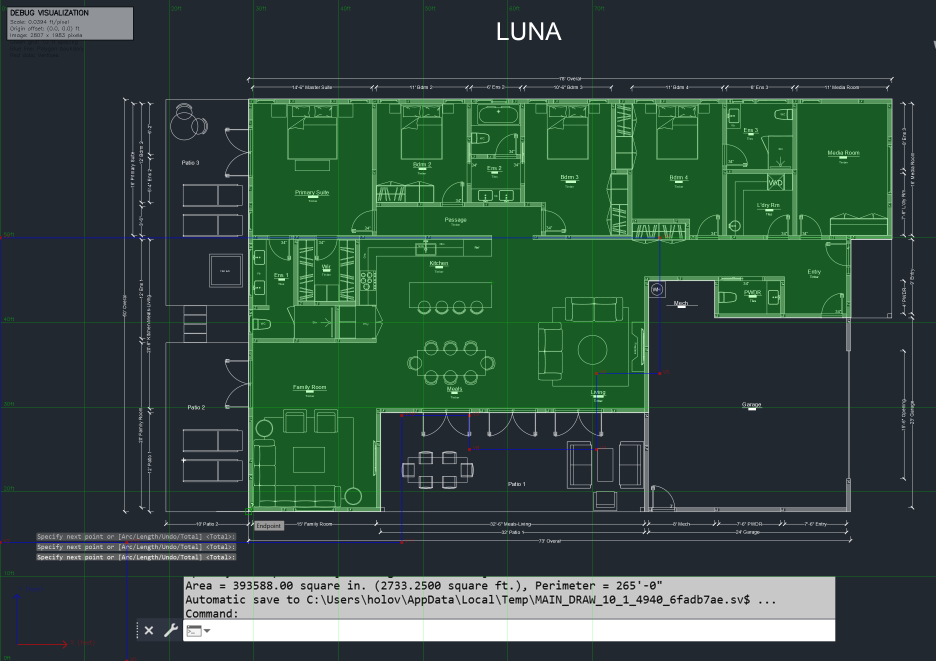
#> input picture luna_debug_visualization.png, 2807 x 1983 px (shown at 1/3 size)
$ python -i boundary_detector.py   (imports and definitions only)
#> lines starting #> are read from the running program, lines starting #| are printed output that depends on the picture; after the words box and inside, x2 and y2 are one past the last pixel; in counts of white or black regions, pixels touching at a corner belong together
### cassette_models.py
"""
Cassette Models for Floor Joist Optimization System
===================================================
Core data structures for cassette-based floor joist placement.
"""

from dataclasses import dataclass, field
from typing import List, Dict, Tuple, Optional, Any
from enum import Enum
import numpy as np
from datetime import datetime


class CassetteSize(Enum):
    """Standard cassette sizes with specifications."""
    # Format: (width, height, area, weight, joist_count, spacing_inches, name)
    CASSETTE_6X6 = (6, 6, 36, 378, 5, 16, "6x6")
    CASSETTE_4X8 = (4, 8, 32, 336, 3, 16, "4x8")
    CASSETTE_8X4 = (8, 4, 32, 336, 5, 16, "8x4")
    CASSETTE_4X6 = (4, 6, 24, 252, 3, 16, "4x6")
    CASSETTE_6X4 = (6, 4, 24, 252, 4, 16, "6x4")
    CASSETTE_4X4 = (4, 4, 16, 168, 3, 16, "4x4")
    # Edge fillers for achieving high coverage
    CASSETTE_2X4 = (2, 4, 8, 84, 2, 16, "2x4")
    CASSETTE_4X2 = (4, 2, 8, 84, 3, 16, "4x2")
    CASSETTE_2X6 = (2, 6, 12, 126, 2, 16, "2x6")
    CASSETTE_6X2 = (6, 2, 12, 126, 4, 16, "6x2")

    # [34 lines left out: functions width, height, area, weight, joist_count, spacing and 1 more, not called in this run]

    def fits_in_space(self, width: float, height: float) -> bool:
        """Check if cassette fits in given space."""
        return self.width <= width and self.height <= height

    def get_dimensions(self) -> Tuple[float, float]:
        """Get dimensions as tuple."""
        return (self.width, self.height)

    # [21 lines left out: functions get_main_cassettes, get_edge_cassettes, not called in this run]


@dataclass
class Point:
    """2D point in floor plan coordinate system."""
    x: float
    y: float

    def __hash__(self):
        return hash((self.x, self.y))

    # [4 lines left out: function __eq__, not called in this run]

    def distance_to(self, other: 'Point') -> float:
        """Calculate Euclidean distance to another point."""
        return np.sqrt((self.x - other.x)**2 + (self.y - other.y)**2)

    def to_tuple(self) -> Tuple[float, float]:
        """Convert to tuple representation."""
        return (self.x, self.y)


@dataclass
class Cassette:
    """Represents a placed cassette in the floor plan."""
    size: CassetteSize
    position: Point
    cassette_id: str
    placement_order: int = 0
    placement_time: Optional[datetime] = None

    # [68 lines left out: functions __post_init__, x, y, width, height, area and 5 more, not called in this run]


@dataclass
class FloorBoundary:
    """Represents the boundary of the indoor living space."""
    points: List[Point]
    bounding_box: Optional[Tuple[float, float, float, float]] = None

    def __post_init__(self):
        """Calculate bounding box."""
        if self.points and not self.bounding_box:
            xs = [p.x for p in self.points]
            ys = [p.y for p in self.points]
            self.bounding_box = (min(xs), min(ys), max(xs), max(ys))

    @property
    def width(self) -> float:
        """Width of bounding box."""
        if self.bounding_box:
            return self.bounding_box[2] - self.bounding_box[0]
        return 0

    @property
    def height(self) -> float:
        """Height of bounding box."""
        if self.bounding_box:
            return self.bounding_box[3] - self.bounding_box[1]
        return 0

    @property
    def area(self) -> float:
        """Approximate area using bounding box."""
        return self.width * self.height

    # [6 lines left out: function contains_point, not called in this run]


@dataclass
class CassetteLayout:
    """Complete cassette layout for a floor plan."""
    floor_boundary: FloorBoundary
    cassettes: List[Cassette] = field(default_factory=list)
    custom_areas: List[Tuple[Point, Point]] = field(default_factory=list)
    metadata: Dict[str, Any] = field(default_factory=dict)

    # [91 lines left out: functions total_area, covered_area, coverage_percentage, uncovered_area, cassette_count, total_weight and 5 more, not called in this run]


@dataclass
class OptimizationParameters:
    """Parameters for cassette optimization."""
    target_coverage: float = 0.94  # 94% minimum coverage
    max_cassette_weight: float = 500  # Maximum weight per cassette in lbs
    allow_overhang: bool = True  # Allow cassettes to extend beyond boundary
    max_overhang: float = 0.5  # Maximum overhang in feet
    prioritize_larger_cassettes: bool = True  # Use larger cassettes first
    use_edge_fillers: bool = True  # Use small cassettes for edges
    optimization_time_limit: float = 10.0  # Maximum optimization time in seconds

    # [11 lines left out: function to_dict, not called in this run]


@dataclass
class OptimizationResult:
    """Results from cassette optimization."""
    layout: CassetteLayout
    success: bool
    optimization_time: float
    algorithm_used: str
    iterations: int = 0
    message: str = ""
    warnings: List[str] = field(default_factory=list)

    # [32 lines left out: functions get_summary, to_dict, not called in this run]

### boundary_detector.py
"""
Boundary Detector Module
========================
Detects and extracts floor plan boundaries representing indoor living space.
"""

import cv2
import numpy as np
from typing import List, Tuple, Optional
import logging

from cassette_models import Point, FloorBoundary
from floor_geometry import GeometryUtils
from config_cassette import CassetteConfig

logger = logging.getLogger(__name__)


class BoundaryDetector:
    """Detects floor boundaries in floor plan images."""

    def __init__(self):
        """Initialize boundary detector."""
        self.config = CassetteConfig.IMAGE_PROCESSING
        self.color_ranges = self.config['boundary_color_ranges']

    def detect_boundary(self, image_path: str,
                       scale: Optional[float] = None) -> FloorBoundary:
        """
        Detect the floor boundary from an image.

        Args:
            image_path: Path to floor plan image
            scale: Pixels per foot (if known)

        Returns:
            FloorBoundary object with boundary points
        """
#> called with image_path = 'luna_debug_visualization.png'
        # Load image
        image = cv2.imread(image_path)
#> image is the input picture: shape (1983, 2807, 3); mean B, G, R 62.6, 74.3, 49.8
        if image is None:
            raise ValueError(f"Cannot load image: {image_path}")

        # Try color-based detection first (green area)
        boundary = self._detect_by_color(image, 'green')

        # If no green area found, try gray area
        if boundary is None or len(boundary.points) < 3:
            logger.info("No green boundary found, trying gray detection")
            boundary = self._detect_by_color(image, 'gray')

        # If still no boundary, use image edges
        if boundary is None or len(boundary.points) < 3:
            logger.warning("No color boundary found, using image edges")
            boundary = self._create_boundary_from_image(image)

        # Convert to feet if scale is provided
        if scale and scale > 0:
            boundary = self._scale_boundary(boundary, scale)

        logger.info(f"Detected boundary with {len(boundary.points)} points, "
                   f"area: {boundary.area:.1f} sq units")

        return boundary

    def _detect_by_color(self, image: np.ndarray, color: str) -> Optional[FloorBoundary]:
        """Detect boundary using color range."""
#> called with color = 'green'
        if color not in self.color_ranges:
            return None

        # Convert to HSV
        hsv = cv2.cvtColor(image, cv2.COLOR_BGR2HSV)
#> hsv: shape (1983, 2807, 3); mean H, S, V 86.2, 101, 79.6

        # Create mask for color range
        color_range = self.color_ranges[color]
        lower = np.array(color_range['lower_hsv'])
        upper = np.array(color_range['upper_hsv'])
        mask = cv2.inRange(hsv, lower, upper)
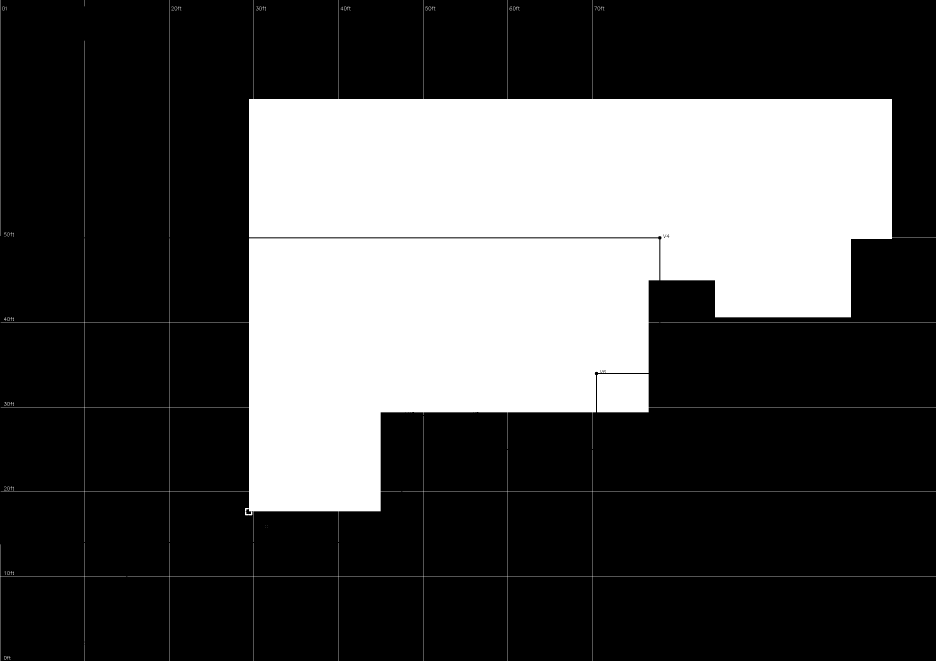
#> mask: shape (1983, 2807) (shown at 1/3 size); 30.3% white; 68 white regions (37 under 20 px), largest, box (x1, y1, x2, y2) and area: (747, 0, 2807, 952) 921752, (2, 715, 1978, 1626) 733237, (1791, 1122, 2807, 1237) 18678

        # Clean up mask
        mask = self._clean_mask(mask)

        # Find contours
        contours, _ = cv2.findContours(mask, cv2.RETR_EXTERNAL, cv2.CHAIN_APPROX_SIMPLE)

        if not contours:
            return None

        # Find largest contour
        largest_contour = max(contours, key=cv2.contourArea)

        # Check if contour is significant
        if cv2.contourArea(largest_contour) < self.config['min_contour_area']:
            return None

        # Simplify contour
        epsilon = self.config['epsilon_factor'] * cv2.arcLength(largest_contour, True)
        approx = cv2.approxPolyDP(largest_contour, epsilon, True)

        # Convert to points
        points = [Point(float(p[0][0]), float(p[0][1])) for p in approx]

        # Further simplify if too many points
        if len(points) > 20:
            points = GeometryUtils.simplify_polygon(points, tolerance=2.0)

        return FloorBoundary(points)

    def _clean_mask(self, mask: np.ndarray) -> np.ndarray:
        """Clean up binary mask using morphological operations."""
        # Remove small noise
        kernel_small = np.ones((3, 3), np.uint8)
        mask = cv2.morphologyEx(mask, cv2.MORPH_OPEN, kernel_small)
#> mask: shape (1983, 2807); 29.9% white; 6 white regions, box (x1, y1, x2, y2) and area: (747, 297, 2676, 952) 920120, (747, 715, 1978, 1534) 728455, (1791, 1122, 1946, 1237) 17817, (746, 1536, 757, 1546) 67, (735, 1524, 745, 1534) 63, (735, 1536, 745, 1546) 63

        # Close small gaps
        kernel_medium = np.ones((5, 5), np.uint8)
        mask = cv2.morphologyEx(mask, cv2.MORPH_CLOSE, kernel_medium)
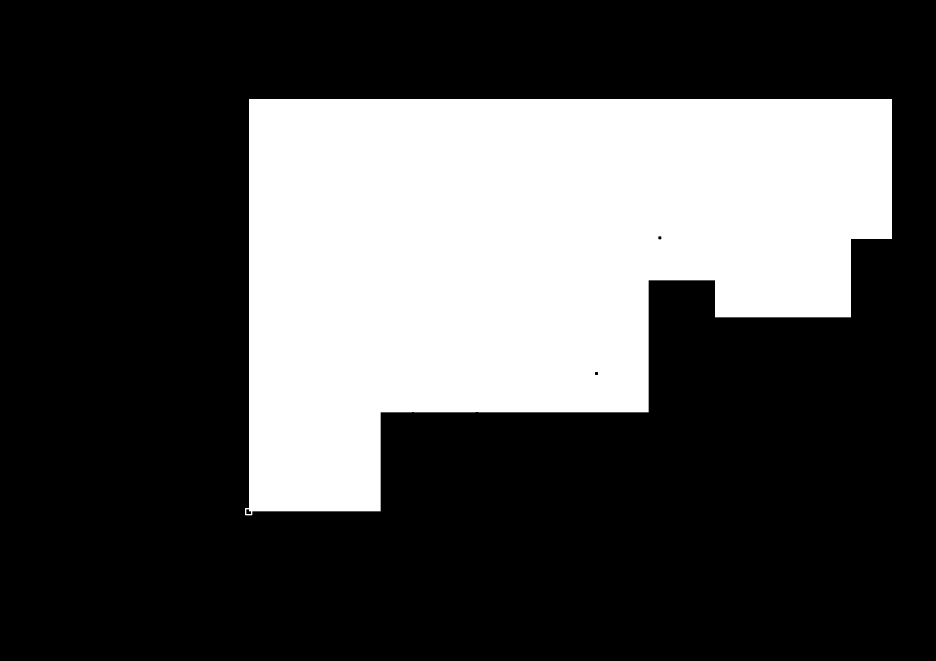
#> mask: shape (1983, 2807) (shown at 1/3 size); 30% white; 1 white region, box (x1, y1, x2, y2) and area: (735, 297, 2676, 1546) 1671585

        # Fill holes
        mask_filled = mask.copy()
        h, w = mask.shape
#> h = 1983; w = 2807
        flood_mask = np.zeros((h + 2, w + 2), np.uint8)
        cv2.floodFill(mask_filled, flood_mask, (0, 0), 255)
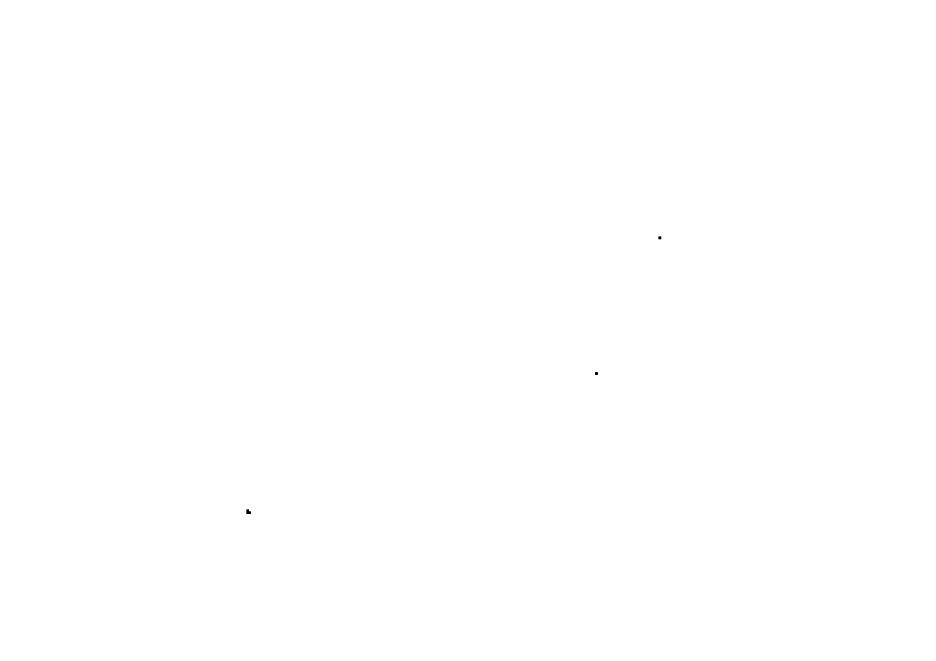
#> mask_filled: shape (1983, 2807) (shown at 1/3 size); 100% white; 3 black regions, box (x1, y1, x2, y2) and area: (739, 1528, 753, 1542) 160, (1975, 709, 1984, 718) 77, (1785, 1116, 1794, 1125) 77
        mask_filled = cv2.bitwise_not(mask_filled)
        mask = cv2.bitwise_or(mask, mask_filled)
#> mask: shape (1983, 2807); 30% white; 1 white region

        return mask

    # [162 lines left out: functions _create_boundary_from_image, _scale_boundary, detect_luna_boundary, refine_boundary, validate_boundary, visualize_boundary, not called in this run]

>>> result = BoundaryDetector().detect_boundary('luna_debug_visualization.png')
#> in _detect_by_color, `contours, _ = cv2.findContours(mask, cv2.RETR_EXTERNAL, cv2.CHAIN_APPR..`: contours = 1 contour; box (x1, y1, x2, y2) and area: (735, 297, 2676, 1546) 1668604
#> in _detect_by_color, `largest_contour = max(contours, key=cv2.contourArea)`: largest_contour = contour of 33 points, box (x1, y1, x2, y2) (735, 297, 2676, 1546), area 1668604
#> in _detect_by_color, `epsilon = self.config['epsilon_factor'] * cv2.arcLength(largest_contou..`: epsilon = 131.9
#> in _detect_by_color, `approx = cv2.approxPolyDP(largest_contour, epsilon, True)`: approx = [[735, 1544], [1141, 1533], [1142, 1236], [1945, 1236], [1946, 840], [2552, 951], [2675, 297], [747, 297]]
#> in _detect_by_color, `points = [Point(float(p[0][0]), float(p[0][1])) for p in approx]`: points = 8 items
